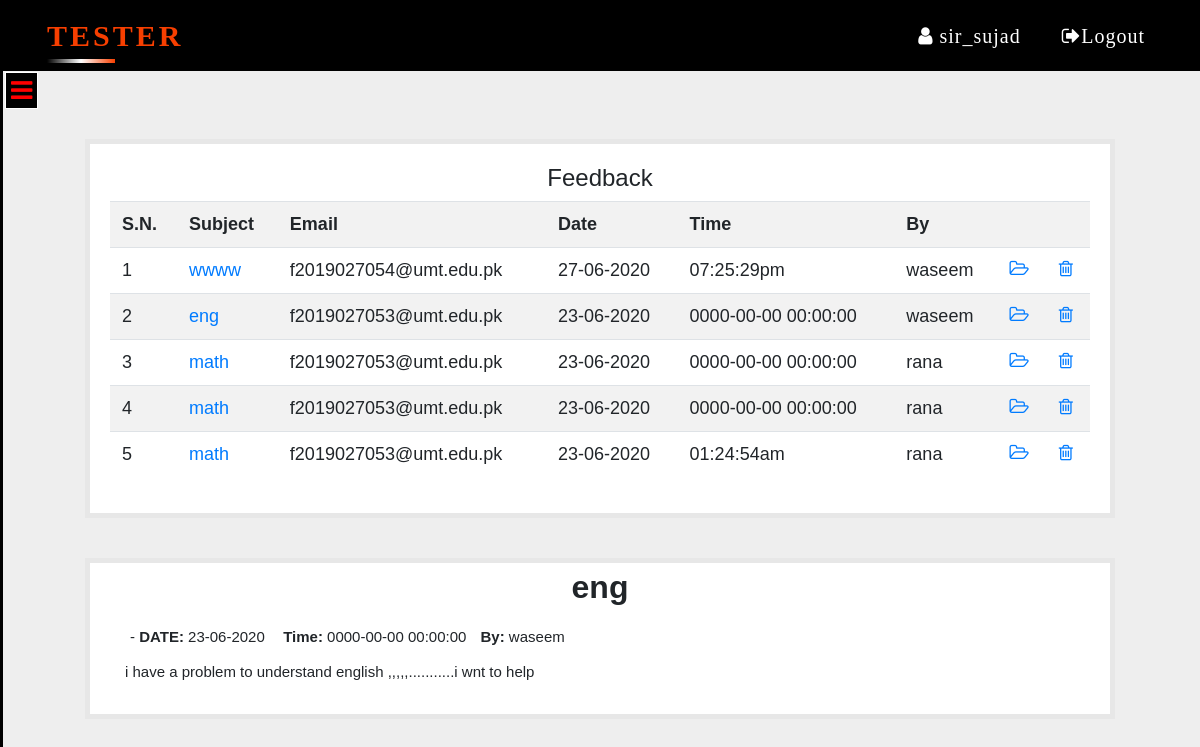
/dash1.php?q=3&fid=5ef13b1b9a726 (signed in), run on the app's committed database.
### tables this page shows
CREATE TABLE `feedback` (
  `id` text NOT NULL,
  `name` varchar(50) NOT NULL,
  `email` varchar(50) NOT NULL,
  `subject` varchar(500) NOT NULL,
  `feedback` varchar(500) NOT NULL,
  `date` date NOT NULL,
  `time` varchar(225) NOT NULL
);

### dash1.php (the view, shortened to what this page needs)
 <?php include 'link.php'?>
 <?php
 include_once 'dbConnection.php';
?>
<!DOCTYPE html>
<html>
<head>
	 <link rel="stylesheet" type="text/css" href="css/style.css">>
</head>
<body>
     <nav class="navbar navbar-expand-lg navbar-light bg-light fixed-top"  style="background-color: black !important">
        <div class="container">
        <div class="line">
  <a class="navbar-brand" href="#">
     <span></span>
    <span></span>  TESTER</a></div>
  <div class="collapse navbar-collapse" id="navbarSupportedContent">
    <ul class="navbar-nav ml-lg-auto">
      <li class="nav-item active">
        <a class="nav-link" href="#"><i class="fa fa-user" aria-hidden="true"></i>&nbsp;<span style="margin-right: 15px"><?php echo $_SESSION['name'];  ?> </span> </a>
      </li>
      <li class="nav-item">
        <a class="nav-link" href="logout.php?q=home.php">&nbsp;<i class="fa fa-sign-out" aria-hidden="true"></i>Logout</a>
      </li>
    </ul>
  </div></div>
</nav>
  <div id="first">
	<div class="sideopen fixed"  >
		<a href="#" onclick="openSlideMenu();" ><i class="fa fa-bars" aria-hidden="true"></i></a>
	 </div>
	<div class="nav sidenave" id="close">
		<a href="#" onclick="closeSlideMenu();"><i class="fa fa-times" aria-hidden="true"></i></a>
		<ul class="homicon"><br>
		</ul>
	 </div></div>
   <div class="container">
<div class="row">
<div class="col-md-12">
<?php
        if(@$_GET['q']==3) {
            $result = mysqli_query($con,"SELECT * FROM `feedback` ORDER BY `feedback`.`date` DESC") or die('Error');
               echo  '<div class="homepanel">
                <h4 style="text-align:center">Feedback</h4>
                        <div class="table-responsive">
                          <table class="table table-striped title1">
                            <tr>
                               <td><b>S.N.</b></td>
                               <td><b>Subject</b></td>
                               <td><b>Email</b></td>
                               <td><b>Date</b></td>
                               <td><b>Time</b></td>
                               <td><b>By</b></td>
                               <td></td><td></td>
                            </tr>';
        $c=1;
        while($row = mysqli_fetch_array($result)) {
        	$date = $row['date'];
        	$date= date("d-m-Y",strtotime($date));
        	$time = $row['time'];
        	$subject = $row['subject'];
        	$name = $row['name'];
        	$email = $row['email'];
        	$id = $row['id'];
        	 echo '<tr>
                   <td>'.$c++.'</td>
        	         <td><a title="Click to open feedback" href="dash1.php?q=3&fid='.$id.'">'.$subject.'</a>
                   </td>
                   <td>'.$email.'</td>
                   <td>'.$date.'</td>
                   <td>'.$time.'</td>
                   <td>'.$name.'</td>
        	         <td><a title="Open Feedback" href="dash1.php?q=3&fid='.$id.'"><b><i class="fa fa-folder-open-o" aria-hidden="true"></i></b></a></td>';
        	  echo '<td><a title="Delete Feedback" href="update.php?fdid='.$id.'        " onclick=" return checkdlt()"><b>
                   <i class="fa fa-trash-o" aria-hidden="true"></i></b></a>
                  </td>
        	     </tr>';
}
echo '</table></div></div>';
}
?>
<?php
    if(@$_GET['fid']) {
          $id=@$_GET['fid'];
          $result = mysqli_query($con,"SELECT * FROM feedback WHERE id='$id' ") or die('Error');
          while($row = mysqli_fetch_array($result)) {
          	$name = $row['name'];
          	$subject = $row['subject'];
          	$date = $row['date'];
          	$date= date("d-m-Y",strtotime($date));
          	$time = $row['time'];
          	$feedback = $row['feedback'];
        echo '<div class="homepanel">
             <h2 style="text-align:center; margin-top:-15px;font-family: "Ubuntu", sans-serif;"><b>'.$subject.'</b></h2>';
          echo '<div class="mCustomScrollbar" data-mcs-theme="dark" style="margin-left:10px;margin-right:10px; max-height:450px; line-height:35px;padding:5px;"><span style="line-height:35px;padding:5px;">-&nbsp;<b>DATE:</b>&nbsp;'.$date.'</span>
            <span style="line-height:35px;padding:5px;">&nbsp;<b>Time:</b>&nbsp;'.$time.'</span><span style="line-height:35px;padding:5px;">&nbsp;<b>By:</b>&nbsp;'.$name.'</span><br />'.$feedback.'</div>
              </div>';}
  }?>
</div></div></div>
</body>
</html>

### css/style.css (style rules this page uses)
body { padding:0; box-sizing: border-box; background:#eee; }
.navbar { z-index:9; }
.navbar-light .navbar-nav .nav-link { color: rgba(255,255,255,1) !important; margin-left: 2px; margin-right:2px; font-size: 20px; font-weight: 500; font-family:'typo'; position: relative; letter-spacing: 1px; }
.navbar-brand, .navbar-brand:hover, .navbar-brand:focus, .navbar-brand:visited { color: #F73F00 !important; font-size: 30px !important; font-weight:bold !important; margin-left: 2px; font-family:'typo'; text-transform: uppercase; }
.line a { position: relative;letter-spacing: 3px; overflow: hidden; }
.line a span { position: absolute; }
.line a span:nth-child(1) { bottom: 0%; left: 0%; height: 4px; width: 50%; background:linear-gradient(90deg,transparent,white, #F73F00 ); animation:animat1 2s linear infinite; }
.sidenave { height: 100%; width: 0px; position: fixed; top:71px; left: 0px; padding-top:25px; background-color: #2d3235; overflow: hidden; z-index: 1; transition: all .3s linear; border-right: 3px solid black; }
.sideopen i { font-size: 25px; position: fixed; color: red; top:72px; border:1px solid #fff; background: #000; padding: 5px; left: 5px; z-index:1 ; }
#first { transition: all.2s linear; z-index: 9; margin-top: 75px !important; }
.sidenave ul { list-style: none; margin-top: 40px; margin-left: -20px }
.homepanel { border: 5px solid #E7E7E7; margin:40px; padding:20px; background-color: #FFf; font: 15px "Century Gothic", "Times Roman", sans-serif; }
.title1 { font: "Century Gothic", "Times Roman", sans-serif; font-weight: 500; font-size: 18px !important; }

### data on the page
feedback: subject "wwww", email "f2019027054@umt.edu.pk", date "27-06-2020", time "07:25:29pm", name "waseem"
feedback: subject "eng", email "f2019027053@umt.edu.pk", date "23-06-2020", time "0000-00-00 00:00:00", name "waseem", feedback "i have a problem to understand english ,,,,,...........i wnt to help"
feedback: subject "math", email "f2019027053@umt.edu.pk", date "23-06-2020", time "0000-00-00 00:00:00", name "rana"
feedback: subject "math", email "f2019027053@umt.edu.pk", date "23-06-2020", time "0000-00-00 00:00:00", name "rana"
feedback: subject "math", email "f2019027053@umt.edu.pk", date "23-06-2020", time "01:24:54am", name "rana"

### other printed values
$_SESSION['name'] "sir_sujad"
